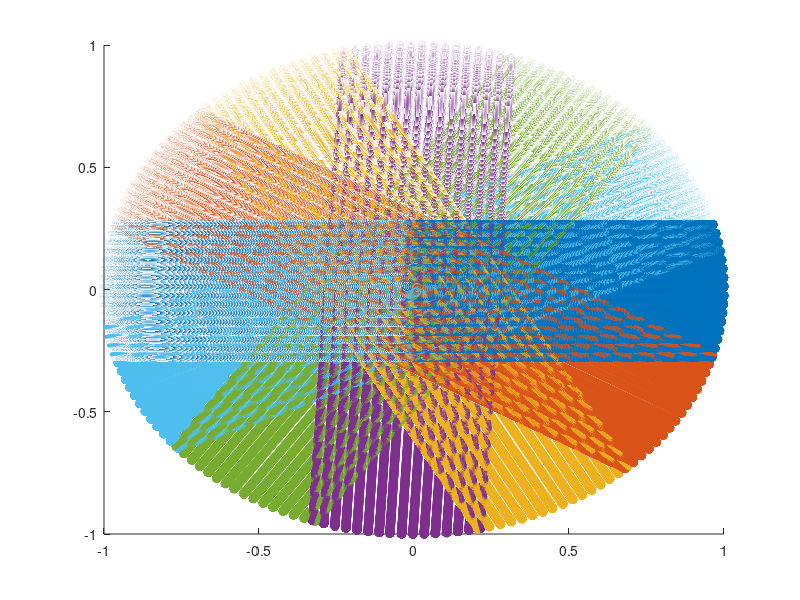

This figure's MATLAB source: (Note: this script raises an error after producing the figure.)
clear;close all;clc
%characteristic of LIDAR
    %Angle elevation range; [-16.677; 16,545]
        %In this particular device we have 16 laser beams/points
        %Also, every azimuth block has an angle offset (-1.24°)
        %AZBLK=[15.379 13.236 11.128 9.03 6.941 4.878 2.788 0.705 -1.454 -3.448 -5.518 -7.601 -9.697 -11.789 -13.914 -16.062]
    %About encode range: [0,90111]
    %In mode 1023 azimuth. Every azimuth increments in 88 ticks
        %1 tick = 360/90112= 0.003995°.     Aprox -> 4°
        %88 tick = 360*88/90112 = 0.3516°
    %In total, we obtain 1024*16 = 16384 points in every LIDAR scan
      
%Set Local variables:
AZBLK=[15.379 13.236 11.128 9.03 6.941 4.878 2.788 0.705 -1.454 -3.448 -5.518 -7.601 -9.697 -11.789 -13.914 -16.062];
azimuth_offset=-1.24*(pi/180); 
n_AZBLK=1024;
ticks_per_azimuth=90112/n_AZBLK;
ang_diff=2*pi/n_AZBLK;

%Interception with synthetic spheric room
    %sphere with radius=1
n_rotation=6;
temp=zeros(n_AZBLK*length(AZBLK),3);
points_data=cell(1,n_rotation);
for i=1:n_rotation %pre-allocate
    points_data{1,i}=temp;
end

%Rotation -> 31°
rot_angle=-31*pi/180;
rot_matrix=[cos(rot_angle) -sin(rot_angle)  0;
            sin(rot_angle) cos(rot_angle)   0;
            0               0               1];
R=1;%radius sphere
for i=1:n_rotation
    for j=1:n_AZBLK
        x=sin(ang_diff*(j-1)+azimuth_offset);
        z=-cos(ang_diff*(j-1)+azimuth_offset);
        for k=1:length(AZBLK)
            y=tan(AZBLK(k)*pi/180);
            new_xyz=rot_matrix^(i-1)*[x;y;z];
            %sphere
            [thetha,phi,~]=cart2sph(new_xyz(1),new_xyz(2),new_xyz(3));
            [temp_x,temp_y,temp_z]=sph2cart(thetha,phi,R);           
            temp(length(AZBLK)*(j-1)+k,:)=[temp_x,temp_y,temp_z];
        end
    end
    points_data{1,i}=temp;    
end

figure
hold
for i=1:6%n_rotation
    temp=points_data{1,i};
    scatter3(temp(:,1),temp(:,2),temp(:,3))
end
hold off
%%
syms x 
elev_max=AZBLK(1)*(pi/180);%elevation angle
elev_min=AZBLK(end)*(pi/180);
y=R*sin(elev_max);
eqns=rot_matrix(1:2,1:2)^2*[x;y];
eqn=eqns(2)==R*sin(elev_min);
x=eval(solve(eqn,x));
y=R*sin(elev_min);
z=sqrt(R*R-(x*x+y*y));
up_point=[x,y,z];
down_point=[x,y,-z];

temp=surfaces_allowed_v1(points_data,up_point,down_point);
temp(temp(:,1)==0,:) = [] ;
n_points=length(temp);
for i=1:4
    for j=1:n_points
        temp=[temp;(rot_matrix^(i-1)*temp(j,:)')'];
    end
end
rot_180_matrix=[-1 0 0;
                0 -1 0;
                0  0 1];
temp=[temp;(rot_180_matrix*temp')'];

%nueva area
temp_particular=particular_surfaces_allowed_v1(points_data,up_point,down_point);
temp=[temp;temp_particular];

temp_last_surfaces=last_surfaces_v1(points_data);
temp=[temp;temp_last_surfaces];

figure
scatter3(temp(:,1),temp(:,2),temp(:,3),[],[1 1 0])
%scatter(temp(:,1),temp(:,2))